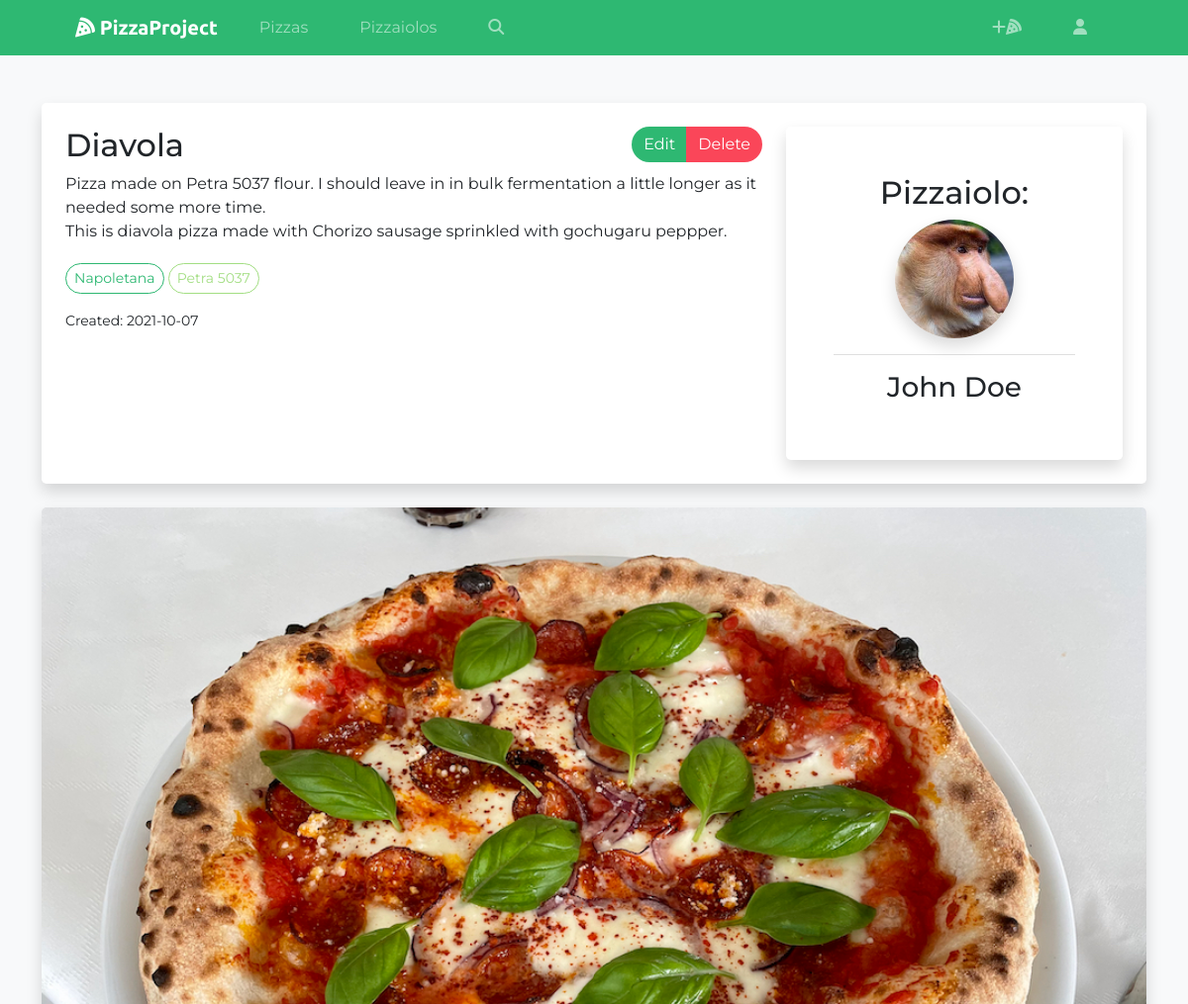
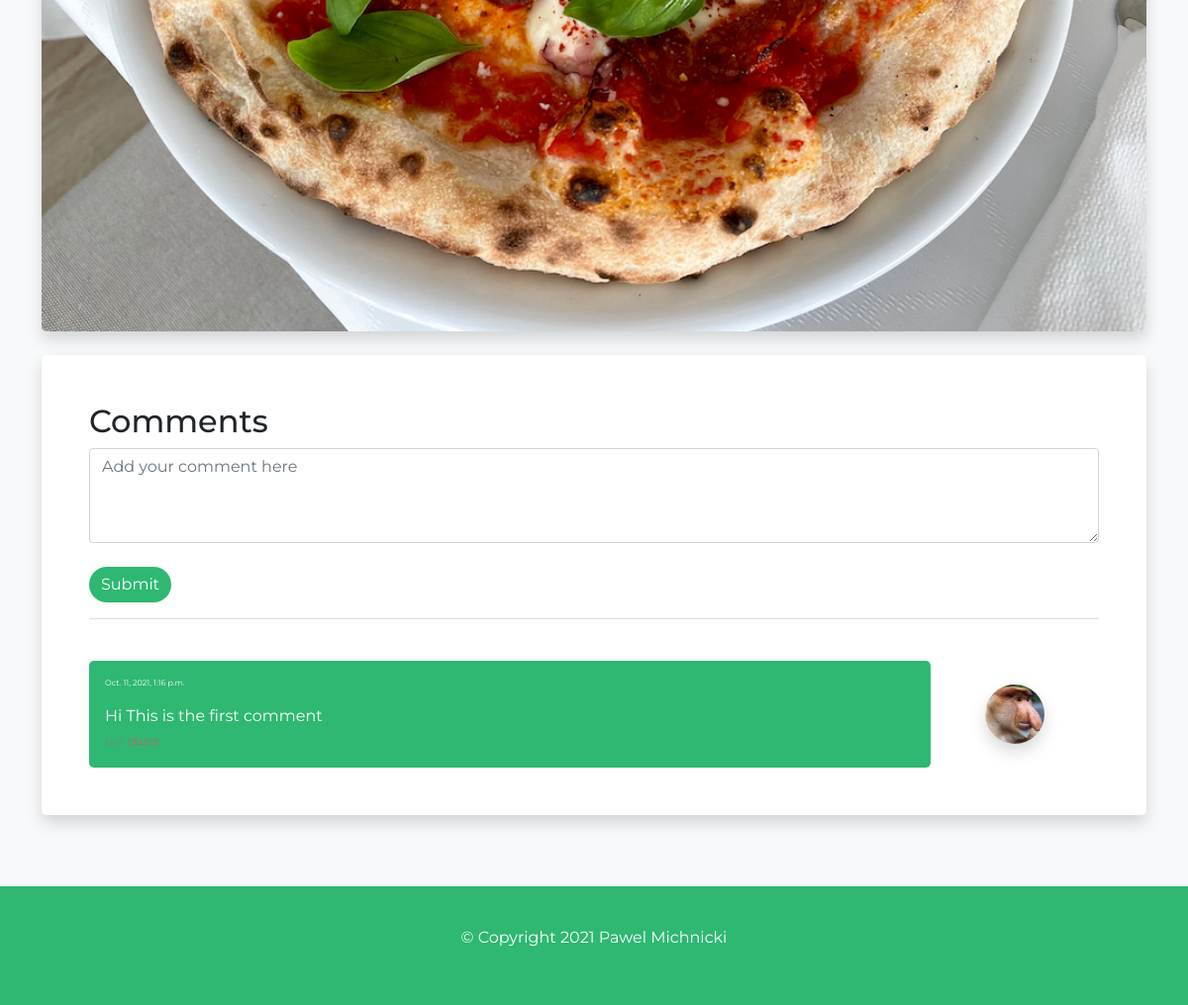
Page /pizza/213ef4a9-0d6a-484c-88e7-921b1194c558 (signed in) on the committed database (2 pictures, top to bottom).
### pizzas/models.py (models this page shows, shortened)
class Pizza(models.Model):
    owner = models.ForeignKey(Pizzaiolo, null=True, blank=True, on_delete=models.CASCADE)
    id = models.UUIDField(default=uuid.uuid4, unique=True, primary_key=True, editable=False)
    created = models.DateTimeField(auto_now_add=True)
    was_edited = models.BooleanField(default=False, null=True)
    edited = models.DateTimeField(auto_now=True)
    title = models.CharField(max_length=200)
    description = models.TextField(null=True, blank=True)
    image = models.ImageField(null=True, blank=True, default='pizzas/default.jpg', upload_to="pizzas/")
    style = models.ManyToManyField('Style', blank=True)
    flour = models.ManyToManyField('Flour', blank=True)
    @property
    def created_str(self):
        today = str(datetime.datetime.today()).split(" ")[0]
        created_string = str(self.created).split(" ")[0]
        if today == created_string:
            return "Today"
        else:
            return created_string

class Style(models.Model):
    id = models.UUIDField(default=uuid.uuid4, unique=True, primary_key=True, editable=False)
    created = models.DateTimeField(auto_now_add=True)
    name = models.CharField(max_length=200)

class Flour(models.Model):
    id = models.UUIDField(default=uuid.uuid4, unique=True, primary_key=True, editable=False)
    created = models.DateTimeField(auto_now_add=True)
    name = models.CharField(max_length=200)

class Comment(models.Model):
    owner = models.ForeignKey(Pizzaiolo, null=True, on_delete=models.CASCADE)
    pizza = models.ForeignKey(Pizza, on_delete=models.CASCADE)
    body = models.TextField(null=True, blank=True)
    id = models.UUIDField(default=uuid.uuid4, unique=True, primary_key=True, editable=False)
    created = models.DateTimeField(auto_now_add=True)
    edited = models.DateTimeField(auto_now=True)
    was_edited = models.BooleanField(default=False, null=True)
    class Meta:
        ordering = ["-created"]

### pizzaiolos/models.py (models this page shows, shortened)
class Pizzaiolo(models.Model):
    user = models.OneToOneField(User, on_delete=models.CASCADE)
    first_name = models.CharField(max_length=200, blank=True, null=True)
    last_name = models.CharField(max_length=200, blank=True, null=True)
    email = models.EmailField(max_length=500, blank=True, null=True)
    username = models.CharField(max_length=200, blank=True, null=True)
    location = models.CharField(max_length=200, blank=True, null=True)
    bio = models.TextField(blank=True, null=True)
    oven = models.CharField(max_length=200, blank=True, null=True)
    mixer = models.CharField(max_length=200, blank=True, null=True)
    profile_img = models.ImageField(null=True, blank=True, upload_to='pizzaiolos/', default='pizzaiolos/user-default.png')
    social_instagram = models.CharField(max_length=200, blank=True, null=True)
    social_facebook = models.CharField(max_length=200, blank=True, null=True)
    created = models.DateTimeField(auto_now_add=True)
    id = models.UUIDField(default=uuid.uuid4, unique=True, primary_key=True, editable=False)
    class Meta:
        ordering = ['last_name']
    @property
    def name(self):
        name_string = f"{self.first_name} {self.last_name}"
        return name_string
    @property
    def unread(self):
        count = int(self.messages.filter(is_read=False).count())
        return count

### pizzas/views.py (the view, shortened to what this page needs)
# urls.py: path('pizza/<str:pk>', views.pizza, name='pizza'),
def pizza(request, pk):
    pizzaObj = Pizza.objects.get(id=pk)
    comments = pizzaObj.comment_set.all()
    form = CommentForm()
    context = {
        "pizza": pizzaObj,
        "comments": comments,
        "form": form,
    }
    return render(request, 'pizzas/pizza.html', context)

### pizzas/forms.py
class CommentForm(ModelForm):
    class Meta:
        model = Comment
        fields = ["body"]
    def __init__(self, *args, **kwargs):
        super(CommentForm, self).__init__(*args, **kwargs)
        for name, field in self.fields.items():
            field.widget.attrs.update({'class': 'form-control', 'placeholder': 'Add your comment here'})

### pizzas/templates/pizzas/pizza.html (shortened to what this page needs)
{% extends 'main.html' %}
{% load static %}
{% block content %}
<div class="container py-5">
    <div class="row rounded-row pizza-info">
        <div class="col-sm-12">
            <div class="p-4 bg-white rounded-3 pizza-description shadow">
                <div class="row">
                    <div class="col-lg-8">
                      <div class="row">
                    <div class="col-sm-6"><h2>{{ pizza.title }}</h2></div>
                    {% if request.user.pizzaiolo.username == pizza.owner.username %}
                    <div class="col-sm-6">
                        <div class="button-wrapper">
                            <div class="btn-group" role="group">
                                <a class="btn btn-primary dark-green-btn" href="{% url 'update-pizza' pizza.id %}">Edit</a>
                                <a class="btn btn-primary red-btn" href="{% url 'delete-pizza' pizza.id %}">Delete</a>
                            </div>
                        </div>
                    </div>
                    {% endif %}
                </div>
                      <p>{{ pizza.description|linebreaksbr }}</p>
                      <div class="tag-area">
                          {% for style in pizza.style.all  %}
                          <a href="{% url 'pizzas' %}?search_query={{ style.name }}" class="btn btn-sm btn-outline-secondary tag-style">{{ style.name }}</a>
                          {% endfor %}
                          {% for flour in pizza.flour.all  %}
                          <a href="{% url 'pizzas' %}?search_query={{ flour.name }}" class="btn btn-sm btn-outline-secondary tag-flour">{{ flour.name }}</a>
                          {% endfor %}
                      </div>
                        <small>Created: {{ pizza.created_str }}</small>
                    </div>
                    <div class="col-lg-4">
                        <div class="bg-white rounded-3 p-4 p-md-5 pizzaiolo-info shadow">
                            <h2>Pizzaiolo:</h2>
                            <a href="{% url 'pizzaiolo' pizza.owner.id %}"><img src="{{ pizza.owner.profile_img.url }}" width="120px" height="120px" class="rounded-circle shadow"/></a>
                            <hr>
                            <h3><a href="{% url 'pizzaiolo' pizza.owner.id %}" class="link-dark">{{ pizza.owner.name }}</a></h3>
                        </div>
                    </div>
                </div>
            </div>
        </div>
    </div>
<div class="row rounded-row">
    <div class="col-lg-12">
            <img src="{{pizza.image.url}}" class="pizza-img shadow"/>
    </div>
</div>
<div class="row rounded-row">
    <div class="col-lg-12">
        <div class="h-100 p-5 bg-white rounded-3 shadow">
            <div class="add-comment">
            <h2>Comments</h2>
            <form action="#comments" method="POST">
                {% for field in form %}
                    {{field}}
                {% endfor %}
                <br>
                <input class="btn btn-primary dark-green-btn" type="submit" value="Submit"/>
            </form>
            </div>
            {% if comments  %}
            <hr>
            <div class="comment-list overflow-auto" id="comments">
                {% for comment in comments %}
                {% if request.user.pizzaiolo == comment.owner %}
                        <div class="row comment">
                            <div class="col-sm-10 rounded-3 p-3 comment-field comment-owner">
                                <p class="comment-date">{{ comment.created }}</p>
                                {{ comment.body|linebreaksbr }}
                                <br>
                                <a href="{% url 'update-comment' comment.id %}" class="edit-comment link-dark">EDIT</a>
                                <a href="{% url 'delete-comment' comment.id %}" class="delete-comment link-dark">DELETE</a>
                            </div>
                            <div class="col-sm-2 user-photo">
                                <a href="{% url 'pizzaiolo' comment.owner.id %}"><img src="{{ comment.owner.profile_img.url }}" width="60px" height="60px" class="rounded-circle shadow"/></a>
                            </div>
                        </div>
                {% endif %}
                {% endfor %}
            </div>
            {% endif %}
        </div>
    </div>
</div>
</div>
{% endblock content %}

### static/css/styles.css (style rules this page uses)
html,body,wrapper { width: 100%; height: 100%; margin: 0px; padding: 0px; overflow-x: hidden; }
body { padding-top: 3.5rem; font-family: 'Montserrat'; background-color: #2EB872; }
img { object-fit: cover; }
hr { color: grey; }
.user-photo { margin: auto; text-align: center; }
.link-dark { text-decoration: none; }
.dark-green-btn { background-color: #2EB872; border: none; color: white; border-radius: 18px; }
.red-btn { background-color: #FA4659; border: none; color: white; border-radius: 18px; }
.tag-style { color: #2EB872; border: 1px solid #2EB872; border-radius: 18px; margin: 4px 0; }
.tag-flour { color: #A3DE83; border: 1px solid #A3DE83; border-radius: 18px; }
.tag-area { margin-top: 10px; margin-bottom: 10px; min-height: 2.5rem; }
.button-wrapper { text-align: right; }
.rounded-row { margin-top: 24px; margin-bottom: 24px; }
.pizza-info { margin-top: 0; }
.pizzaiolo-info { text-align: center; }
.pizza-description { height: 100%; }
.comment { margin: 0; margin-top: 10px; width: 100%; padding: 0; }
.comment-field { color: white; }
.comment-owner { background-color: #2EB872; }
.pizza-img { width: 100%; height: auto; border-radius: 5px; }
.add-comment .form-control { height: 6rem; }
.comment-list { margin-top: 2rem; max-height: 26rem; }
.delete-comment { font-size: 0.5rem; color: #FA4659; }
.edit-comment { font-size: 0.5rem; color: grey; }
.comment-date { font-size: 0.5rem; }

### rows in the picture
Pizza: title "Diavola", description "Pizza made on Petra 5037 flour. I should leave in in bulk fermentation a little longer as it needed some more time. This is diavola pizza made with Chorizo sausage sprinkled with gochugaru peppper.", created_str "2021-10-07", owner.profile_img (picture), owner.name "John Doe", image (picture)
Style: name "Napoletana"
Flour: name "Petra 5037"
Comment: created "Oct. 11, 2021, 1:16 p.m.", body "Hi This is the first comment", owner.profile_img (picture)
